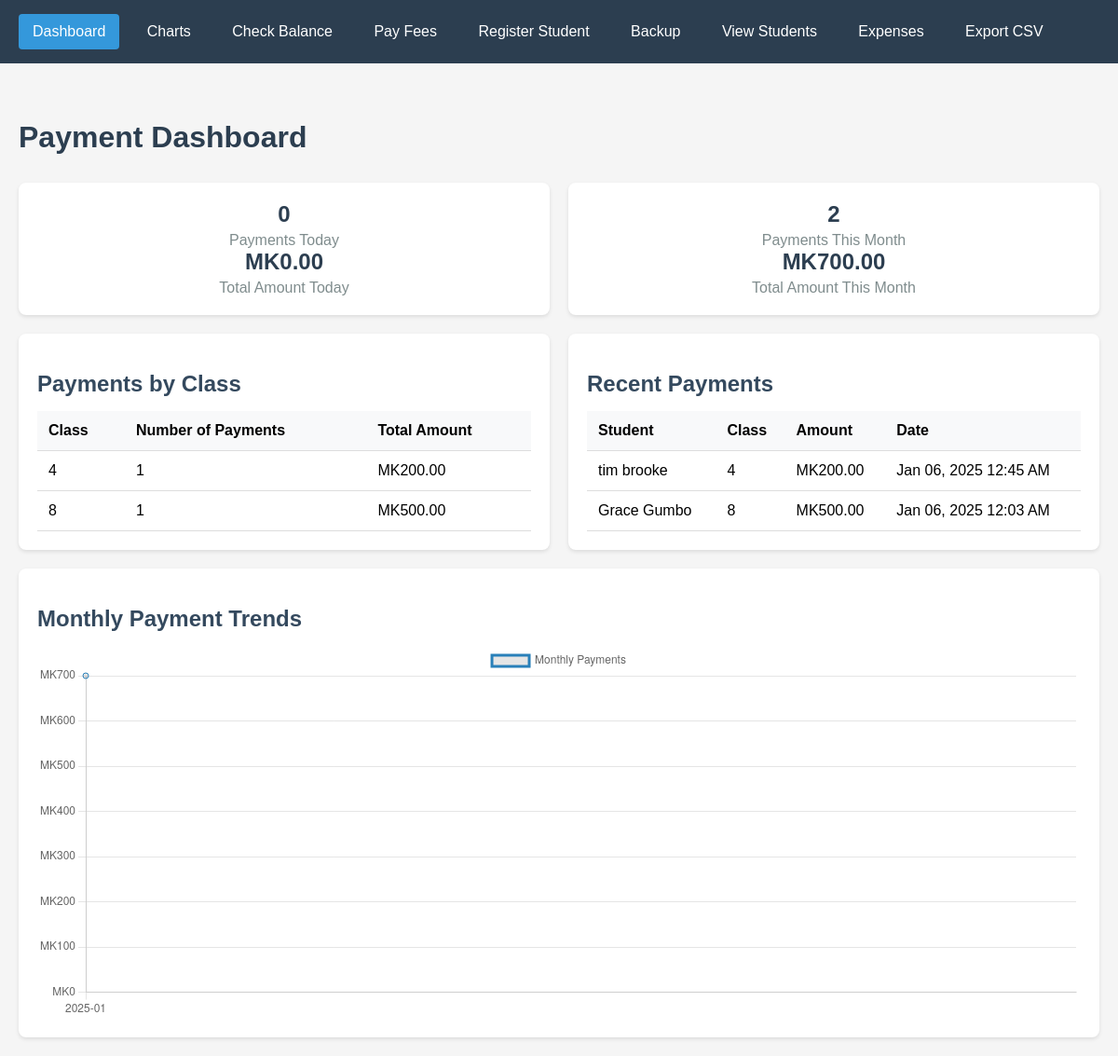
The page / on the database its author committed.
### tables this page shows
CREATE TABLE `payments` (
  `payment_id` int(11) NOT NULL AUTO_INCREMENT,
  `student_id` int(10) unsigned DEFAULT NULL,
  `amount_paid` decimal(10,2) NOT NULL,
  `payment_date` timestamp NOT NULL DEFAULT current_timestamp(),
  PRIMARY KEY (`payment_id`),
  KEY `payments_ibfk_1` (`student_id`),
  CONSTRAINT `payments_ibfk_1` FOREIGN KEY (`student_id`) REFERENCES `students` (`student_id`) ON DELETE CASCADE
);

CREATE TABLE `students` (
  `student_id` int(10) unsigned NOT NULL,
  `name` varchar(100) NOT NULL,
  `class` varchar(20) NOT NULL,
  `date_of_birth` date NOT NULL,
  `gender` enum('Male','Female','Other') NOT NULL,
  `parent_phone` varchar(15) NOT NULL,
  `created_at` timestamp NOT NULL DEFAULT current_timestamp(),
  PRIMARY KEY (`student_id`)
);

### index.php (the view, shortened to what this page needs)
<?php
include 'db.php';
require_once 'navigation.php';
$today_query = "SELECT COUNT(*) as count, COALESCE(SUM(amount_paid), 0) as total
                FROM payments
                WHERE DATE(payment_date) = CURDATE()";
$today_result = $conn->query($today_query);
$today_stats = $today_result->fetch_assoc();
$month_query = "SELECT COUNT(*) as count, COALESCE(SUM(amount_paid), 0) as total
                FROM payments
                WHERE MONTH(payment_date) = MONTH(CURDATE())
                AND YEAR(payment_date) = YEAR(CURDATE())";
$month_result = $conn->query($month_query);
$month_stats = $month_result->fetch_assoc();
$class_query = "SELECT s.class, COUNT(*) as payment_count, COALESCE(SUM(p.amount_paid), 0) as total_amount
                FROM payments p
                JOIN students s ON p.student_id = s.student_id
                GROUP BY s.class
                ORDER BY s.class";
$class_result = $conn->query($class_query);
$recent_query = "SELECT s.name, s.class, p.amount_paid, p.payment_date
                FROM payments p
                JOIN students s ON p.student_id = s.student_id
                ORDER BY p.payment_date DESC
                LIMIT 10";
$recent_result = $conn->query($recent_query);
$monthly_totals_query = "SELECT
                            DATE_FORMAT(payment_date, '%Y-%m') as month,
                            COALESCE(SUM(amount_paid), 0) as total
                        FROM payments
                        WHERE payment_date >= DATE_SUB(CURDATE(), INTERVAL 6 MONTH)
                        GROUP BY DATE_FORMAT(payment_date, '%Y-%m')
                        ORDER BY month";
$monthly_totals_result = $conn->query($monthly_totals_query);
$monthly_data = [];
while ($row = $monthly_totals_result->fetch_assoc()) {
    $monthly_data[] = $row;
}
?>
<!DOCTYPE html>
<html>
<head>
</head>
<body>
    <div class="container">
        <h1>Payment Dashboard</h1>
        <div class="dashboard-grid">
            <div class="card stat-card">
                <div class="stat-value"><?= number_format($today_stats['count']) ?></div>
                <div class="stat-label">Payments Today</div>
                <div class="stat-value">MK<?= number_format($today_stats['total'], 2) ?></div>
                <div class="stat-label">Total Amount Today</div>
            </div>
            <div class="card stat-card">
                <div class="stat-value"><?= number_format($month_stats['count']) ?></div>
                <div class="stat-label">Payments This Month</div>
                <div class="stat-value">MK<?= number_format($month_stats['total'], 2) ?></div>
                <div class="stat-label">Total Amount This Month</div>
            </div>
        </div>
        <div class="dashboard-grid">
            <div class="card">
                <h2>Payments by Class</h2>
                <table>
                    <thead>
                        <tr>
                            <th>Class</th>
                            <th>Number of Payments</th>
                            <th>Total Amount</th>
                        </tr>
                    </thead>
                    <tbody>
                        <?php while ($row = $class_result->fetch_assoc()): ?>
                        <tr>
                            <td><?= htmlspecialchars($row['class']) ?></td>
                            <td><?= number_format($row['payment_count']) ?></td>
                            <td>MK<?= number_format($row['total_amount'], 2) ?></td>
                        </tr>
                        <?php endwhile; ?>
                    </tbody>
                </table>
            </div>
            <div class="card">
                <h2>Recent Payments</h2>
                <table>
                    <thead>
                        <tr>
                            <th>Student</th>
                            <th>Class</th>
                            <th>Amount</th>
                            <th>Date</th>
                        </tr>
                    </thead>
                    <tbody>
                        <?php while ($row = $recent_result->fetch_assoc()): ?>
                        <tr>
                            <td><?= htmlspecialchars($row['name']) ?></td>
                            <td><?= htmlspecialchars($row['class']) ?></td>
                            <td>MK<?= number_format($row['amount_paid'], 2) ?></td>
                            <td><?= date('M d, Y g:i A', strtotime($row['payment_date'])) ?></td>
                        </tr>
                        <?php endwhile; ?>
                    </tbody>
                </table>
            </div>
        </div>
        <div class="card">
            <h2>Monthly Payment Trends</h2>
            <div class="chart-container">
                <canvas id="monthlyChart"></canvas>
            </div>
        </div>
    </div>
    <script>
        // Monthly payments chart
        const ctx = document.getElementById('monthlyChart').getContext('2d');
        new Chart(ctx, {
            type: 'line',
            data: {
                labels: <?= json_encode(array_column($monthly_data, 'month')) ?>,
                datasets: [{
                    label: 'Monthly Payments',
                    data: <?= json_encode(array_column($monthly_data, 'total')) ?>,
                    borderColor: '#2980b9',
                    tension: 0.1,
                    fill: false
                }]
            },
            options: {
                responsive: true,
                maintainAspectRatio: false,
                scales: {
                    y: {
                        beginAtZero: true,
                        ticks: {
                            callback: function(value) {
                                return 'MK' + value.toLocaleString();
                            }
                        }
                    }
                },
                plugins: {
                    tooltip: {
                        callbacks: {
                            label: function(context) {
                                return 'MK' + context.raw.toLocaleString();
                            }
                        }
                    }
                }
            }
        });
    </script>
</body>
</html>

### navigation.php (shortened to what this page needs)
<?php
function isCurrentPage($pageName) {
    return basename($_SERVER['PHP_SELF']) === $pageName;
}
?>
<div class="nav">
    <a href="index.php" <?= isCurrentPage('index.php') ? 'class="active"' : '' ?>>Dashboard</a>
    <a href="payments_analytics.php" <?= isCurrentPage('payments_analytics.php') ? 'class="active"' : '' ?>>Charts</a>
    <a href="check_balance.php" <?= isCurrentPage('check_balance.php') ? 'class="active"' : '' ?>>Check Balance</a>
    <a href="pay_fees.php" <?= isCurrentPage('pay_fees.php') ? 'class="active"' : '' ?>>Pay Fees</a>
    <a href="register_student.php" <?= isCurrentPage('register_student.php') ? 'class="active"' : '' ?>>Register Student</a>
    <a href="backup.php" <?= isCurrentPage('backup.php') ? 'class="active"' : '' ?>>Backup</a>
    <a href="view_students.php" <?= isCurrentPage('view_students.php') ? 'class="active"' : '' ?>>View Students</a>
    <a href="expenses.php" <?= isCurrentPage('expenses.php') ? 'class="active"' : '' ?>>Expenses</a>
    <a href="csv.php" <?= isCurrentPage('csv.php') ? 'class="active"' : '' ?>>Export CSV</a>
</div>

### navigation.php (style rules this page uses)
.nav { background-color: #2c3e50; padding: 15px 20px; margin-bottom: 20px; }
.nav a { color: white; text-decoration: none; padding: 10px 15px; margin-right: 10px; border-radius: 4px; transition: background-color 0.3s; display: inline-block; }
.nav a.active { background-color: #3498db; }

### index.php (style rules this page uses)
body { font-family: Arial, sans-serif; margin: 0; padding: 0; background-color: #f5f5f5; }
.nav { background-color: #2c3e50; padding: 15px 20px; margin-bottom: 20px; }
.nav a { color: white; text-decoration: none; padding: 10px 15px; margin-right: 10px; border-radius: 4px; transition: background-color 0.3s; }
.nav a.active { background-color: #3498db; }
.container { padding: 20px; }
.dashboard-grid { display: grid; grid-template-columns: repeat(auto-fit, minmax(300px, 1fr)); gap: 20px; margin-bottom: 20px; }
.card { background: white; padding: 20px; border-radius: 8px; box-shadow: 0 2px 4px rgba(0,0,0,0.1); }
.stat-card { text-align: center; }
.stat-value { font-size: 24px; font-weight: bold; color: #2c3e50; }
.stat-label { color: #7f8c8d; margin-top: 5px; }
table { width: 100%; border-collapse: collapse; margin-top: 10px; }
th, td { padding: 12px; text-align: left; border-bottom: 1px solid #ddd; }
th { background-color: #f8f9fa; }
.chart-container { height: 400px; }
h1 { color: #2c3e50; margin-bottom: 30px; }
h2 { color: #34495e; margin-bottom: 15px; }

### rows shown on the page
payments: student.name "tim brooke", student.class "4", amount_paid "200.00", payment_date "Jan 06, 2025 12:45 AM"
payments: student.name "Grace Gumbo", student.class "8", amount_paid "500.00", payment_date "Jan 06, 2025 12:03 AM"

### other values the page prints
$today_stats['count'] "0"
$today_stats['total'] "0.00"
$month_stats['count'] "2"
$month_stats['total'] "700.00"
$row['class'] "4"
$row['payment_count'] "1"
$row['total_amount'] "200.00"
$row['class'] "8"
$row['total_amount'] "500.00"
chart data {{ json_encode(array_column($monthly_data, 'month')) }} ["2025-01"]
chart data {{ json_encode(array_column($monthly_data, 'total')) }} ["700.00"]
